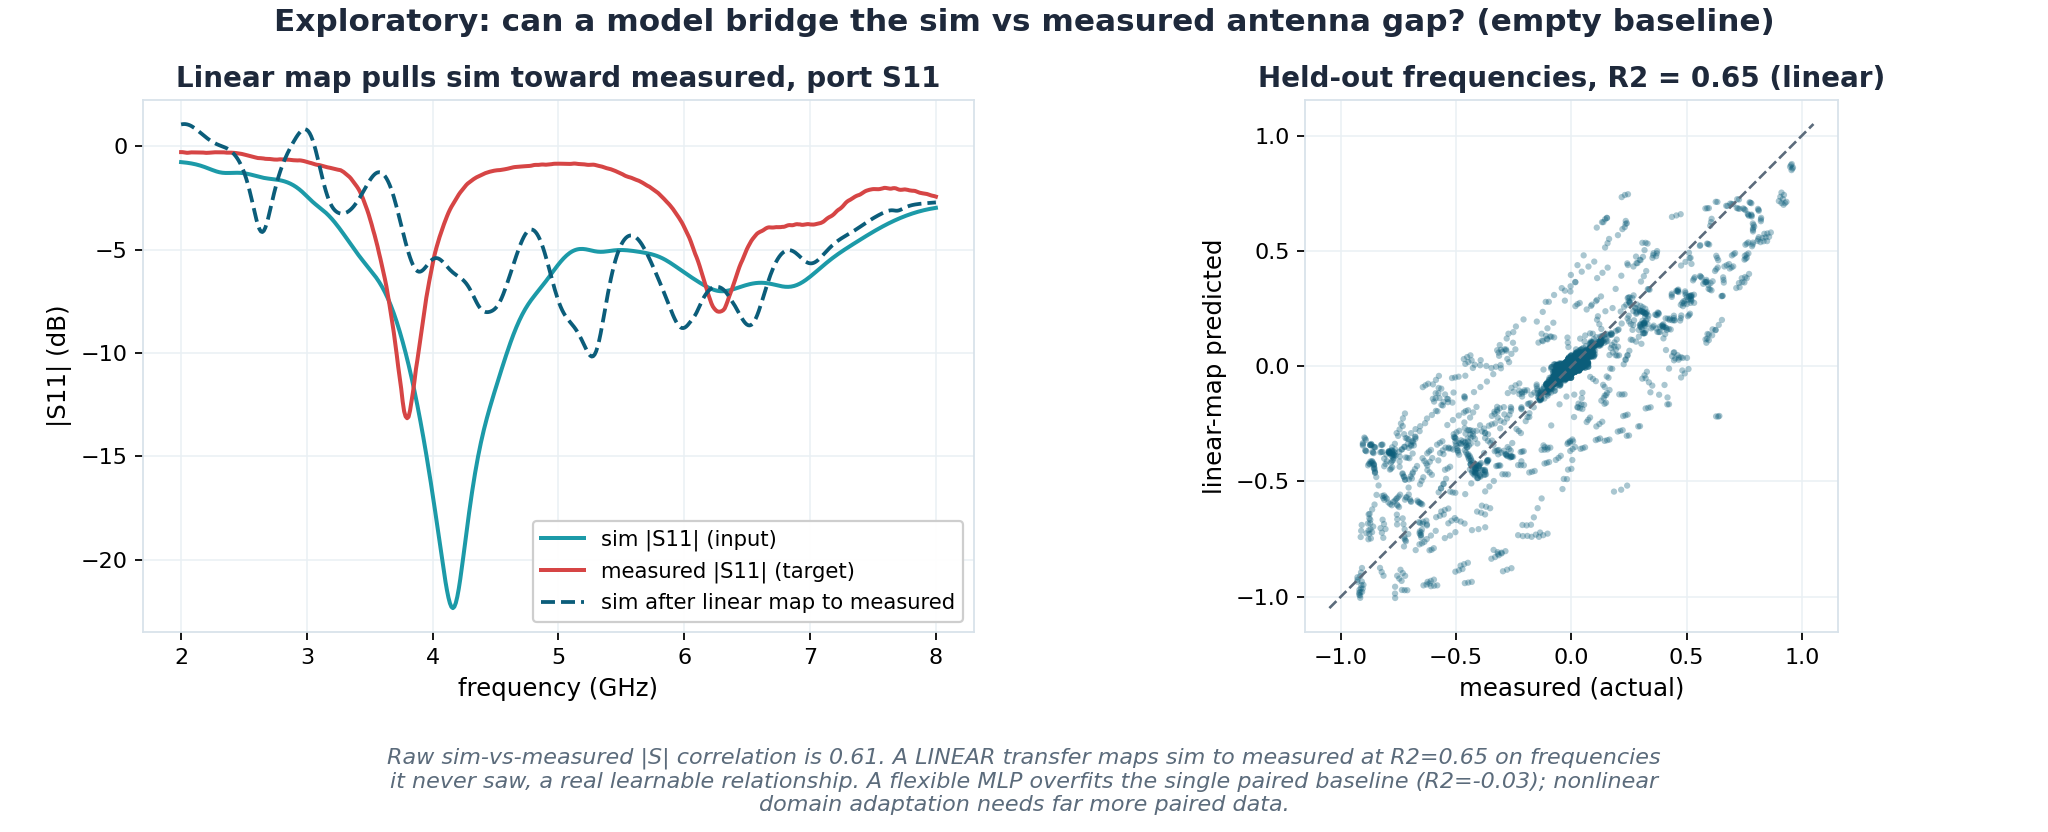

Python code for this plot:
"""Deck 3 (exploratory) — can a model learn a sim->measured mapping?

Only the EMPTY baseline gives a cleanly *paired* sim vs measured signal (the
position grids/frames differ, so per-tumor positions can't be paired). So we ask
a bounded question on the empty antenna response:

  given the simulated 16 S-parameters at a frequency, can a model predict the
  MEASURED 16 S-parameters at that frequency — and does it generalize to
  frequencies it never saw?

Both put on a shared 2-8 GHz grid. Input = 32-D real vector (16 S-params x
[Re,Im]) from sim; target = same for measured. Train on 70% of frequencies,
test on the held-out 30%. Compare a linear (Ridge) map vs a small MLP, and
report the raw (pre-model) correlation for reference.
"""
import os, glob
import numpy as np
import matplotlib
matplotlib.use("Agg")
import matplotlib.pyplot as plt
from sklearn.neural_network import MLPRegressor
from sklearn.linear_model import Ridge
from sklearn.metrics import r2_score

TEAL="#1C9AA8"; BLUE="#0B5D7A"; CORAL="#D64545"; MINT="#2CC4A3"; INK="#1E293B"; MUTE="#5B6B7B"; AMBER="#E0A100"
HERE=os.path.dirname(__file__)
SIMB=r"C:\Users\peter\Desktop\EM Imaging\Simulation Data\SamMakin\Data Results\A3_Metal_1cm\baseline_empty_b1.s4p"
SESS=r"C:\Users\peter\Desktop\EM Imaging\BreastPhantom\HunterVNA\DataMeasurements\Sam Antennas\MediumAntenna\Separated\June18\BreastPhantom_A3_FishingWeight_20260618_1530"

def read_s4p(path):
    vals=[]; scale=1e9
    for line in open(path):
        s=line.strip()
        if not s or s.startswith("!"): continue
        if s.startswith("#"):
            low=s.lower(); scale=1e6 if " mhz" in low else 1e9; continue
        vals.extend(float(t) for t in s.split())
    v=np.asarray(vals); per=1+2*16; nf=len(v)//per
    v=v[:nf*per].reshape(nf,per); body=v[:,1:].reshape(nf,16,2)
    S=body[:,:,0]*np.exp(1j*np.deg2rad(body[:,:,1]))   # (nf,16)
    return v[:,0]*scale, S

def read_meas_csv(path):
    a=np.genfromtxt(path,delimiter=",",skip_header=1)
    a=a[:,~np.all(np.isnan(a),axis=0)]
    f=a[:,0]; body=a[:,1:].reshape(len(f),16,2)
    S=body[:,:,0]*np.exp(1j*np.deg2rad(body[:,:,1]))
    return f, S

# load + resample to shared 2-8 GHz
fs, Ss = read_s4p(SIMB)
Sm_list=[read_meas_csv(f)[1] for f in sorted(glob.glob(os.path.join(SESS,"baseline_T*.csv")))]
fm,_ = read_meas_csv(sorted(glob.glob(os.path.join(SESS,"baseline_T*.csv")))[0])
Sm=np.mean(Sm_list,axis=0)
grid=np.linspace(2e9,8e9,512)
def resamp(f,S):
    out=np.empty((len(grid),16),complex)
    for k in range(16):
        out[:,k]=np.interp(grid,f,S[:,k].real)+1j*np.interp(grid,f,S[:,k].imag)
    return out
Xs=resamp(fs,Ss); Xm=resamp(fm,Sm)

# feature matrices: 32-D real (Re,Im of 16 params)
def feats(S): return np.column_stack([S.real, S.imag])
A=feats(Xs); B=feats(Xm)   # (512,32) sim -> measured

# raw correlation (before any learning), on magnitudes per port
raw_r=np.mean([np.corrcoef(np.abs(Xs[:,k]),np.abs(Xm[:,k]))[0,1] for k in range(16)])

# 70/30 frequency split (interleaved so both cover the band)
idx=np.arange(len(grid)); test=idx%10<3; train=~test
As,Bs=A[train],B[train]; At,Bt=A[test],B[test]
mu,sd=As.mean(0),As.std(0)+1e-9
def z(x): return (x-mu)/sd

ridge=Ridge(alpha=1.0).fit(z(As),Bs)
mlp=MLPRegressor(hidden_layer_sizes=(128,128),activation="relu",max_iter=4000,
                 random_state=0,alpha=1e-3).fit(z(As),Bs)
r2_ridge=r2_score(Bt,ridge.predict(z(At)))
r2_mlp  =r2_score(Bt,mlp.predict(z(At)))
# recovered-magnitude correlation on held-out freqs, using the LINEAR map (the one that generalizes)
predB=ridge.predict(z(A))                    # full grid for plotting
pred_cplx=predB[:,:16]+1j*predB[:,16:]
learned_r=np.mean([np.corrcoef(np.abs(pred_cplx[test,k]),np.abs(Xm[test,k]))[0,1] for k in range(16)])

print(f"raw |S| corr (sim vs meas, per-port avg): {raw_r:.3f}")
print(f"held-out R2  Ridge(linear): {r2_ridge:.3f}   MLP: {r2_mlp:.3f}")
print(f"held-out learned |S| corr (linear): {learned_r:.3f}")

# ---- figure: (a) one port raw vs learned, (b) predicted-vs-actual scatter on test freqs
fig,(a1,a2)=plt.subplots(1,2,figsize=(12.8,5.2))
g=grid/1e9
def dB(x): return 20*np.log10(np.maximum(np.abs(x),1e-6))
k=0  # S11
a1.plot(g,dB(Xs[:,k]),color=TEAL,lw=1.8,label="sim |S11| (input)")
a1.plot(g,dB(Xm[:,k]),color=CORAL,lw=1.8,label="measured |S11| (target)")
a1.plot(g,dB(pred_cplx[:,k]),color=BLUE,lw=1.7,ls="--",label="sim after linear map to measured")
a1.set_xlabel("frequency (GHz)",fontsize=11); a1.set_ylabel("|S11| (dB)",fontsize=11)
a1.set_title("Linear map pulls sim toward measured, port S11",fontsize=12.5,fontweight="bold",color=INK)
a1.legend(fontsize=9.5,framealpha=0.95); a1.grid(True,color="#EAF0F4",lw=0.7); a1.set_axisbelow(True)

# scatter predicted vs actual (all 32 dims, test freqs) — linear map
a2.scatter(Bt.ravel(), ridge.predict(z(At)).ravel(), s=8, color=BLUE, alpha=0.35, edgecolor="none")
lim=[min(Bt.min(),-1.05), max(Bt.max(),1.05)]
a2.plot(lim,lim,color=MUTE,lw=1.2,ls="--")
a2.set_xlabel("measured (actual)",fontsize=11); a2.set_ylabel("linear-map predicted",fontsize=11)
a2.set_title(f"Held-out frequencies, R2 = {r2_ridge:.2f} (linear)",fontsize=12.5,fontweight="bold",color=INK)
a2.grid(True,color="#EAF0F4",lw=0.7); a2.set_axisbelow(True); a2.set_aspect("equal")
for ax in (a1,a2):
    for s in ax.spines.values(): s.set_color("#D8E2EA")

fig.suptitle("Exploratory: can a model bridge the sim vs measured antenna gap? (empty baseline)",
             fontsize=14,fontweight="bold",color=INK,y=0.99)
fig.text(0.5,0.02,
   f"Raw sim-vs-measured |S| correlation is {raw_r:.2f}. A LINEAR transfer maps sim to measured at R2={r2_ridge:.2f} on frequencies\n"
   f"it never saw, a real learnable relationship. A flexible MLP overfits the single paired baseline (R2={r2_mlp:.2f}); nonlinear\n"
   f"domain adaptation needs far more paired data.",
   ha="center",va="bottom",fontsize=10.0,color=MUTE,style="italic")
fig.subplots_adjust(left=0.07,right=0.97,top=0.88,bottom=0.24,wspace=0.22)
p=os.path.join(HERE,"sim_meas_correlation.png")
fig.savefig(p,dpi=160); print("wrote",p)

# save metrics for the deck
import json
json.dump(dict(raw_r=raw_r,r2_ridge=r2_ridge,r2_mlp=r2_mlp,learned_r=learned_r),
          open(os.path.join(HERE,"sim_meas_correlation.json"),"w"),indent=1)
